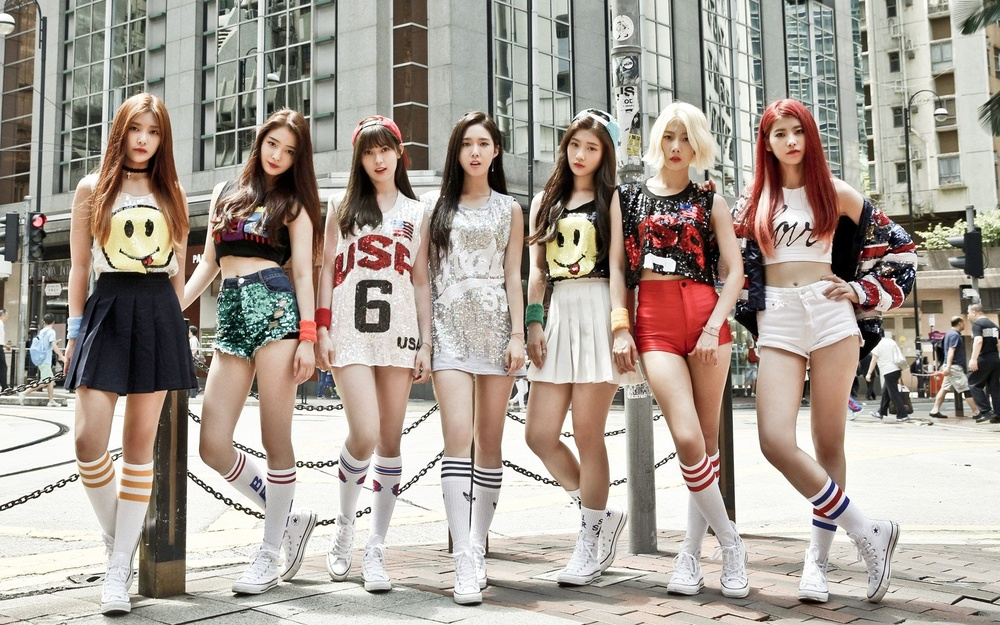
#> input picture opencv/2.jpg, 1000 x 625 px, shrunk from 1728 x 1080 before the run
$ python '06-检测多个.py'
#> lines starting #> are read from the running program, lines starting #| are printed output that depends on the picture; after the words box and inside, x2 and y2 are one past the last pixel; in counts of white or black regions, pixels touching at a corner belong together
#> further down, img is the input picture: shape (625, 1000, 3); mean B, G, R 148, 157.3, 166.6
import cv2 as cv

# 建立检测函数
def face_detect_demo(img):
    # 先把图片灰度化
    gray = cv.cvtColor(img, cv.COLOR_BGR2GRAY)
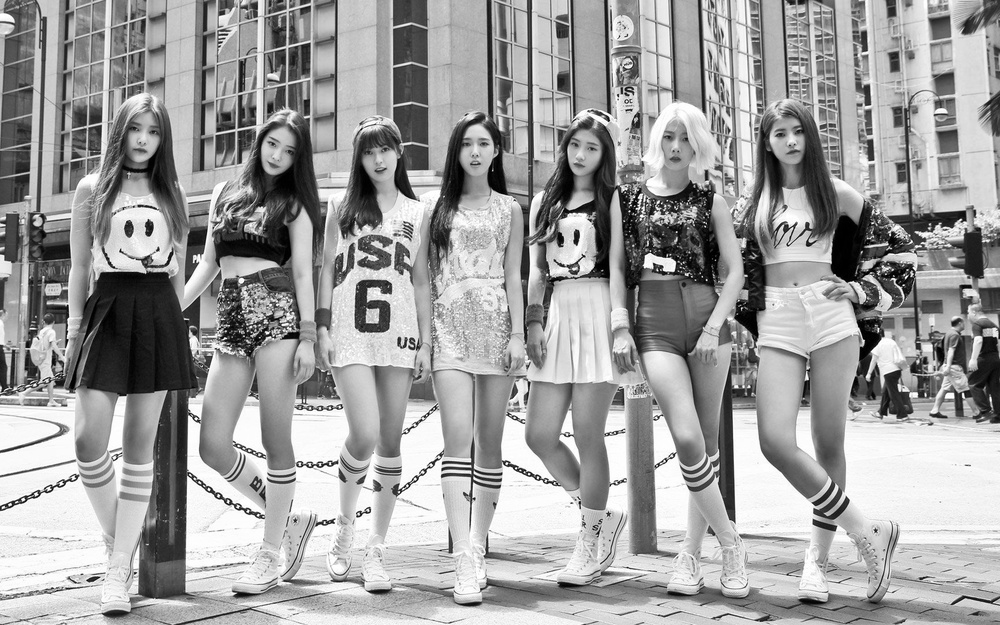
#> gray: shape (625, 1000); min 0, max 255, mean 159
    # 调取分类器
    face_detect = cv.CascadeClassifier('/Users/ricardo/anaconda3/envs/testNew-01/lib/python3.8/site-packages/cv2/data/haarcascade_frontalface_default.xml')
    face = face_detect.detectMultiScale(image=gray,
                                        scaleFactor=1.075, # 这个值需要不断调整，如果没有调到适合值，可能会误触 1.07
                                        minNeighbors=5,
                                        flags=0,
                                        minSize=(70, 70), # 人脸最小，100*100的框中不可能有人脸 可不填
                                        maxSize=(100, 100)) # 人脸最大，1000*1000的框外不可能有人脸 可不填
#> face = [[99, 196, 82, 82]]
    '''
        detectMultiScale函数的几个参数是 灰度图像 每次缩放倍数 每次检测5次这里都有人脸后才算数 不管 最小范围 最大范围
    '''
    for x,y,w,h in face:
        # 在原图上画矩形，把人脸框出来
        cv.rectangle(img, (x, y), (x+w, y+h), color=(0, 0, 255), thickness=2)
#> this loop made 1 pass
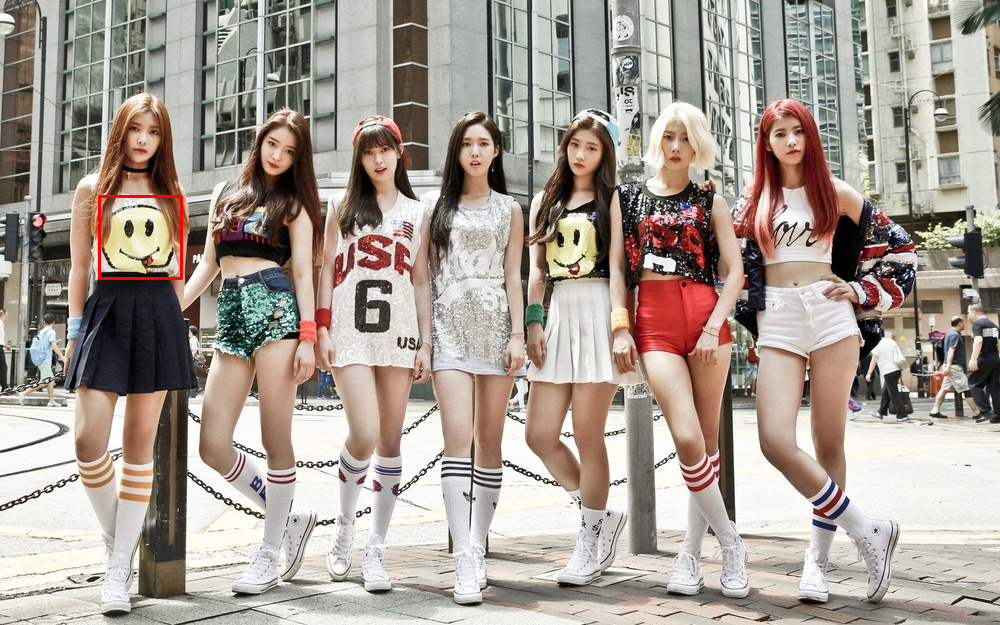
#> img: shape (625, 1000, 3); 0.16% of pixels changed, all inside (x1, y1, x2, y2) = (98, 195, 183, 280)
    cv.imshow('result', img)

# 读取图片
img = cv.imread('2.jpg')

# 检测函数
face_detect_demo(img)

# 等待
while True:
    if ord('q') == cv.waitKey(0):  # 按下q键，退出图片显示
#> (key q is pressed here)
        break

# 释放内存
cv.destroyAllWindows()

$ run again, with opencv/1.jpg copied over opencv/2.jpg
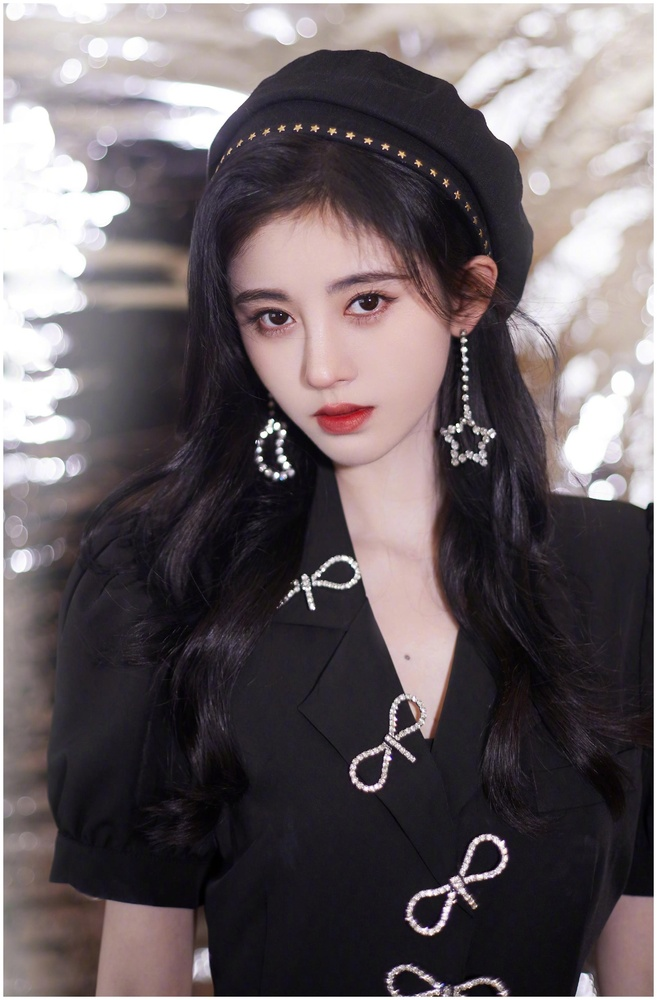
#> input picture opencv/1.jpg, 657 x 1000 px, shrunk from 2000 x 3046 before the run
#> img is the input picture: shape (1000, 657, 3); mean B, G, R 98.3, 95, 103.8
#> in face_detect_demo, `gray = cv.cvtColor(img, cv.COLOR_BGR2GRAY)`:
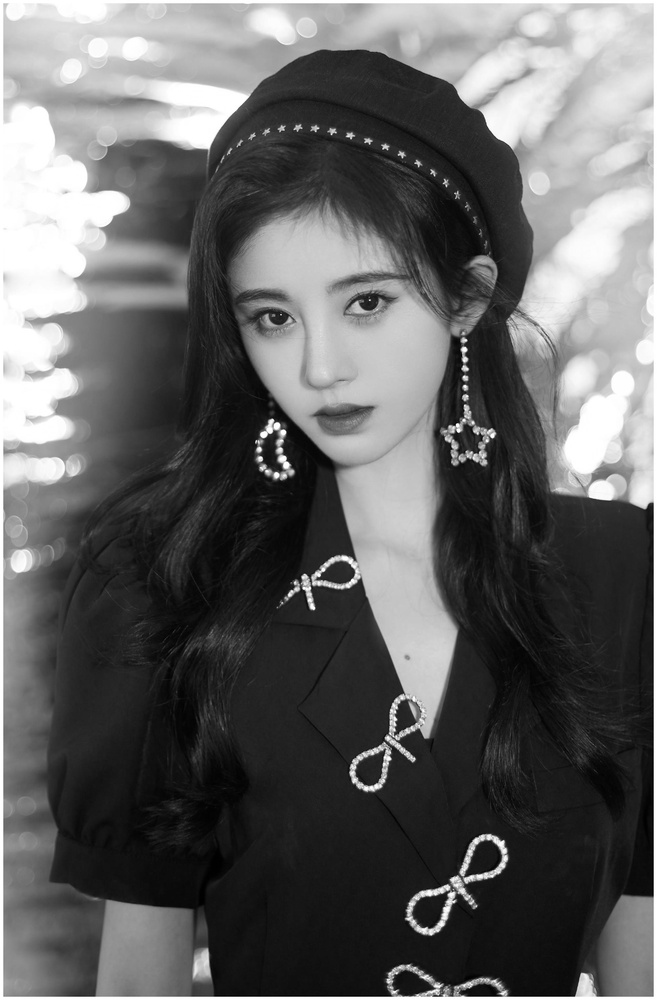
#> gray: shape (1000, 657); min 0, max 255, mean 98
#> face = ()

$ run again, with opencv/3.jpg copied over opencv/2.jpg
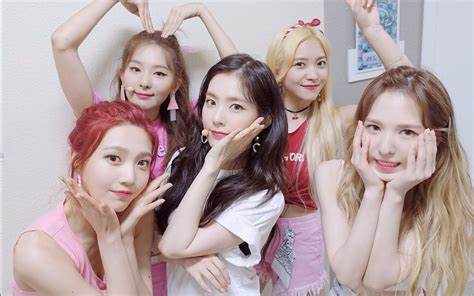
#> input picture opencv/3.jpg, 474 x 296 px
#> img is the input picture: shape (296, 474, 3); mean B, G, R 161.9, 160.7, 180.4
#> in face_detect_demo, `gray = cv.cvtColor(img, cv.COLOR_BGR2GRAY)`:
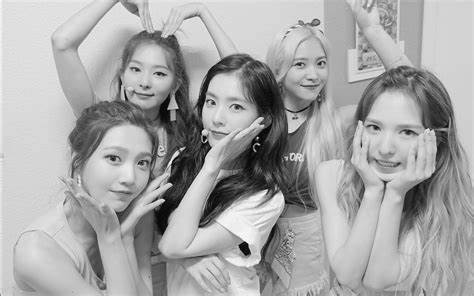
#> gray: shape (296, 474); min 1, max 255, mean 166.7
#> face = [[274, 34, 74, 74], [111, 41, 73, 73], [187, 75, 76, 76], [246, 77, 87, 87], [351, 99, 84, 84], [85, 128, 83, 83]]
#> the loop in face_detect_demo, `for x,y,w,h in face:` made 6 passes
#> after the loop in face_detect_demo, `for x,y,w,h in face:`:
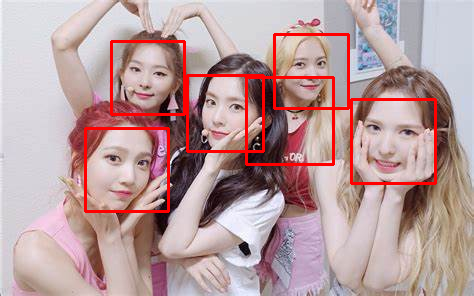
#> img: shape (296, 474, 3); 4.03% of pixels changed, all inside (x1, y1, x2, y2) = (84, 33, 437, 213)
